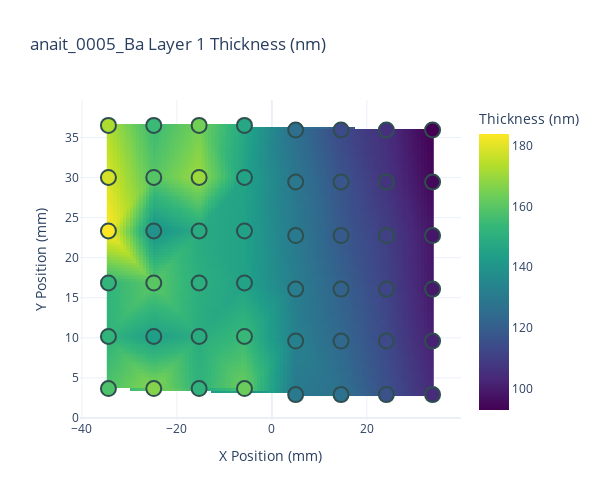
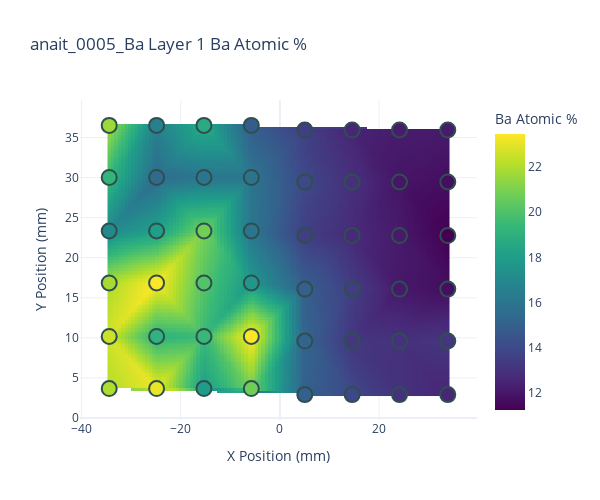
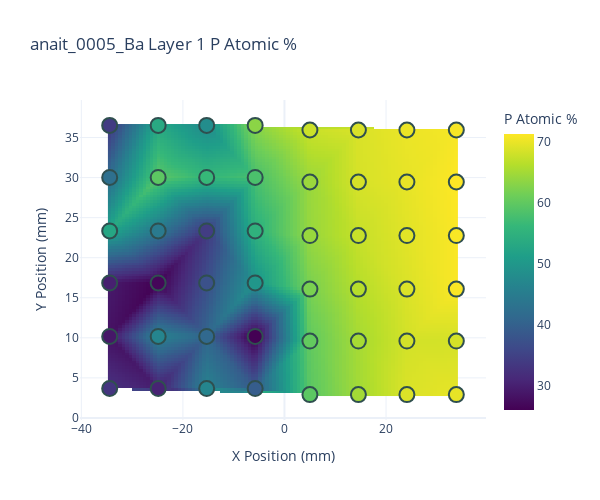
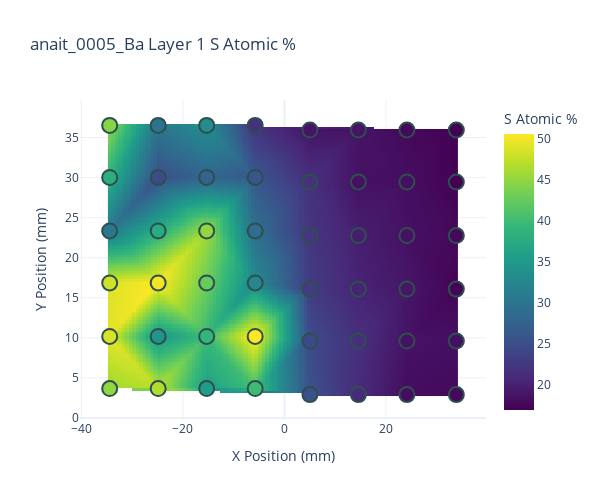

Notebook source saved alongside these figures, in order:
### Markdown cell above
#### plot heatmaps for the whole sample (combined)

### Code cell
#plot for the whole sample
datatypes=["Layer 1 Thickness (nm)", "Layer 1 Ba Atomic %", "Layer 1 P Atomic %", "Layer 1 S Atomic %"] 
for datatype in datatypes:
    savepath = os.path.join(folder, f"{sample} {datatype}.html")
    new_heatmap(datatype, data=data0, title = f"{sample} {datatype}",
        #     exclude=['-36.9,35.37','35.37,-23.53'],
    savepath=savepath,
     )
